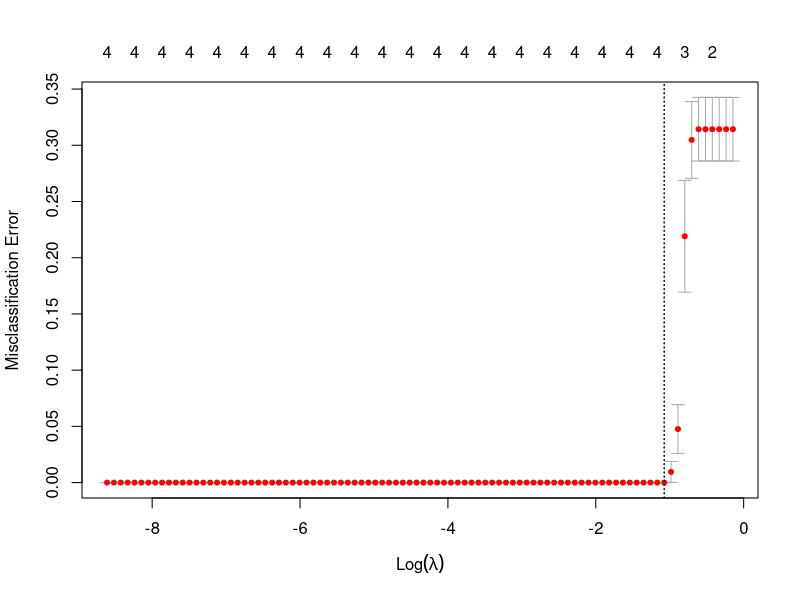

Generate this figure with R:
# Install and Load the packages
required_packages <- c("glmnet", "pROC", "caret", "dplyr")
installed_packages <- rownames(installed.packages())

for (pkg in required_packages) {
  if (!(pkg %in% installed_packages)) {
    install.packages(pkg)
  }
}

library(glmnet)
library(caret)
library(dplyr)
library(pROC)


data(iris)

# Convert Species into a binary variable: setosa vs. not setosa
iris$Species <- ifelse(iris$Species == "setosa", 1, 0)

head(iris)
table(iris$Species)


# Create a 70-30 train-test split
train_index <- createDataPartition(iris$Species, p = 0.7, list = FALSE)
train_data <- iris[train_index, ]
test_data  <- iris[-train_index, ]

# Separate predictors and response variables
x_train <- as.matrix(train_data[, -5])
y_train <- train_data$Species

x_test <- as.matrix(test_data[, -5])
y_test <- test_data$Species

# Fit Elastic Net model with alpha = 0.5 (equal weight for Lasso and Ridge)
set.seed(42)
elastic_net_model <- glmnet(x_train, y_train, family = "binomial", alpha = 0.5)

print(elastic_net_model)

# Perform cross-validation to find the best lambda
set.seed(42)
cv_model <- cv.glmnet(x_train, y_train, family = "binomial", alpha = 0.5, type.measure = "class")

plot(cv_model)

best_lambda <- cv_model$lambda.min
cat("Optimal Lambda:", best_lambda, "\n")

# Predict on the test set using the best lambda
test_predictions <- predict(cv_model, s = best_lambda, newx = x_test, type = "class")

# Confusion Matrix
conf_matrix <- confusionMatrix(as.factor(test_predictions), as.factor(y_test))
print(conf_matrix)

# Calculate AUC (Area Under the Curve)
test_probabilities <- predict(cv_model, s = best_lambda, newx = x_test, type = "response")
roc_curve <- roc(y_test, as.numeric(test_probabilities))
auc(roc_curve)








